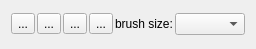
<?xml version="1.0" encoding="UTF-8"?>
<ui version="4.0">
 <class>containingWidget</class>
 <widget class="QWidget" name="containingWidget">
  <property name="geometry">
   <rect>
    <x>0</x>
    <y>0</y>
    <width>256</width>
    <height>49</height>
   </rect>
  </property>
  <property name="sizePolicy">
   <sizepolicy hsizetype="Preferred" vsizetype="Preferred">
    <horstretch>1</horstretch>
    <verstretch>0</verstretch>
   </sizepolicy>
  </property>
  <property name="minimumSize">
   <size>
    <width>256</width>
    <height>0</height>
   </size>
  </property>
  <property name="baseSize">
   <size>
    <width>0</width>
    <height>0</height>
   </size>
  </property>
  <property name="windowTitle">
   <string>Form</string>
  </property>
  <layout class="QVBoxLayout" name="verticalLayout">
   <item>
    <layout class="QHBoxLayout" name="horizontalLayout">
     <property name="spacing">
      <number>2</number>
     </property>
     <property name="sizeConstraint">
      <enum>QLayout::SetDefaultConstraint</enum>
     </property>
     <item>
      <widget class="QToolButton" name="arrowToolButton">
       <property name="text">
        <string>...</string>
       </property>
      </widget>
     </item>
     <item>
      <widget class="QToolButton" name="paintToolButton">
       <property name="text">
        <string>...</string>
       </property>
      </widget>
     </item>
     <item>
      <widget class="QToolButton" name="eraserToolButton">
       <property name="text">
        <string>...</string>
       </property>
       <property name="autoRaise">
        <bool>false</bool>
       </property>
      </widget>
     </item>
     <item>
      <widget class="QToolButton" name="thresToolButton">
       <property name="text">
        <string>...</string>
       </property>
      </widget>
     </item>
     <item>
      <spacer name="horizontalSpacer_3">
       <property name="orientation">
        <enum>Qt::Horizontal</enum>
       </property>
       <property name="sizeHint" stdset="0">
        <size>
         <width>20</width>
         <height>20</height>
        </size>
       </property>
      </spacer>
     </item>
     <item>
      <widget class="QLabel" name="brushSizeCaption">
       <property name="text">
        <string>brush size:</string>
       </property>
      </widget>
     </item>
     <item>
      <widget class="QComboBox" name="brushSizeComboBox">
       <property name="sizePolicy">
        <sizepolicy hsizetype="Expanding" vsizetype="Fixed">
         <horstretch>0</horstretch>
         <verstretch>0</verstretch>
        </sizepolicy>
       </property>
       <property name="sizeAdjustPolicy">
        <enum>QComboBox::AdjustToContents</enum>
       </property>
      </widget>
     </item>
    </layout>
   </item>
  </layout>
 </widget>
 <resources/>
 <connections/>
</ui>
